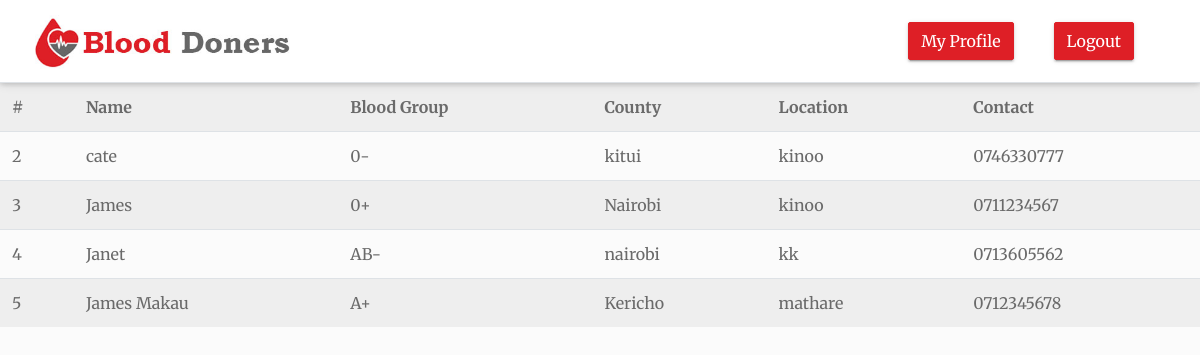
Page /hospital_home.php (signed in) on the committed database.
### tables this page shows
CREATE TABLE `users` (
  `id` int(255) NOT NULL,
  `name` varchar(255) NOT NULL,
  `email` varchar(255) NOT NULL,
  `pnumber` varchar(255) NOT NULL,
  `county` varchar(255) NOT NULL,
  `location` varchar(255) NOT NULL,
  `bloodgroup` varchar(255) NOT NULL,
  `password` varchar(255) NOT NULL
);

### hospital_home.php (the view, shortened to what this page needs)
<!doctype html>
<html lang="en">
<head>
    <link rel="stylesheet" href="assets/css/bootstrap.min.css">
    <link rel="stylesheet" href="assets/css/fontawsom-all.min.css">
    <link rel="stylesheet" href="assets/plugins/grid-gallery/css/grid-gallery.min.css">
    <link rel="stylesheet" type="text/css" href="assets/css/style.css" />
</head>
<body>
	 <header class="continer-fluid ">
            <div id="menu-jk" class="header-bottom">
                <div class="container">
                    <div class="row nav-row">
                        <div class="col-md-3 logo">
                            <img src="assets/images/logo.jpg" alt="">
                        </div>
                        <div class="col-md-9 nav-col">
                            <nav class="navbar navbar-expand-lg navbar-light">
                                <div class="collapse navbar-collapse" id="navbarNav">
                                    <ul class="navbar-nav">
                                         <li class="nav-item">
                                             <a class="btn btn-success  " href="profile.php" role="button" >My Profile</a>
                                         </li>
                                        <li class="nav-item">
                                             <a class="btn btn-success  " href="logout.php" role="button" > Logout</a>
                                         </li>
                                    </ul>
                                </div>
                            </nav>
                        </div>
                    </div>
                </div>
            </div>
        </header>
<table class="table table-striped table-hover">
    <tr>
        <th>#</th>
        <th>Name</th>
        <th>Blood Group</th>
        <th>County</th>
        <th>Location</th>
        <th>Contact</th>
    </tr>
    <?php
    require_once 'connection.php';
    $select_products = "SELECT * FROM `users`";
    $products = mysqli_query($conn, $select_products);
    while ($row = mysqli_fetch_assoc($products)){
        $id = $row['id'];
        $name = $row['name'];
        $bloodgroup = $row['bloodgroup'];
        $county = $row['county'];
        $location = $row['location'];
        $pnumber = $row['pnumber'];
        echo "<tr>
             <td>$id</td>
             <td>$name</td>
             <td>$bloodgroup</td>
             <td>$county</td>
             <td>$location</td>
             <td>$pnumber</td>
             </tr>";
            }
    ?>
</table>
</body>
</html>

### assets/css/style.css (style rules this page uses)
* { margin: 0px; padding: 0px; list-style: none; }
img { max-width: 100%; }
a { text-decoration: none; outline: none; color: #444; }
ul { margin-bottom: 0; padding-left: 0; }
html, body { height: 100%; }
::placeholder { color: #747f8a !important; font-size: 13px; opacity: .5 !important; }
body { background-color: #f1f1f145 !important; font-family: 'Merriweather', serif; color: #6A6A6A; overflow-x: hidden; }
.btn-success { background-color: #de1f26; border-color: #de1f26; }
.btn { box-shadow: 0 3px 1px -2px rgba(0, 0, 0, 0.2), 0 2px 2px 0 rgba(0, 0, 0, 0.14), 0 1px 5px 0 rgba(0, 0, 0, 0.12); border-radius: 2px; }
.container { max-width: 1170px; }
html { scroll-behavior: smooth; }
header { box-shadow: 0 2px 5px 0 rgba(0, 0, 0, 0.16), 0 2px 10px 0 rgba(0, 0, 0, 0.12); }
header .header-bottom { background-color: #FFF; }
header .header-bottom .navbar { float: right; }
header .header-bottom img { margin-top: 15px; }
header .nav-col .navbar-nav li { padding: 14px 20px; font-weight: 600; }

### rows in the picture
users: id "2", name "cate", bloodgroup "0-", county "kitui", location "kinoo", pnumber "0746330777"
users: id "3", name "James", bloodgroup "0+", county "Nairobi", location "kinoo", pnumber "0711234567"
users: id "4", name "Janet", bloodgroup "AB-", county "nairobi", location "kk", pnumber "0713605562"
users: id "5", name "James Makau", bloodgroup "A+", county "Kericho", location "mathare", pnumber "0712345678"
